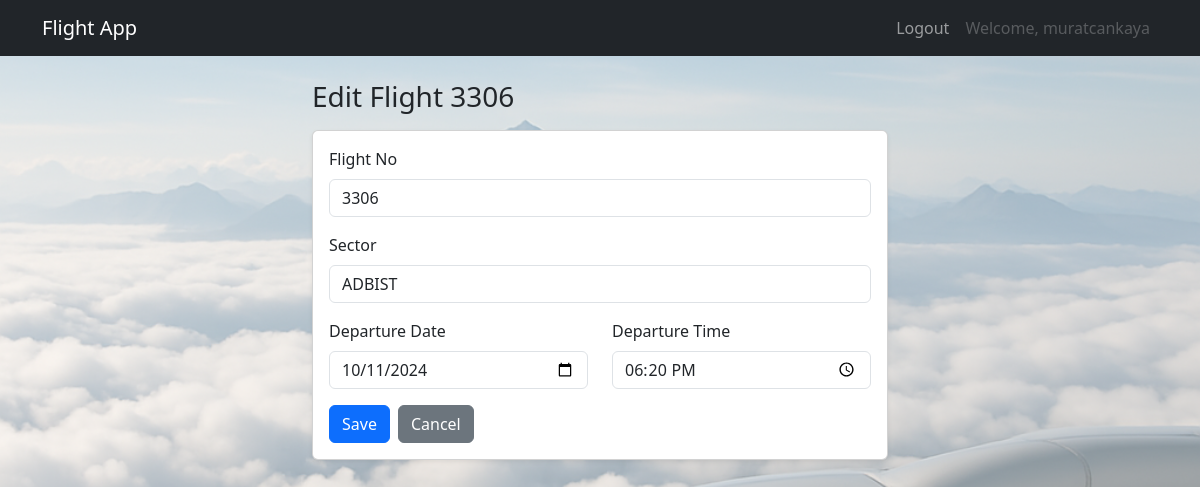
/uçuşlar/2/edit/ (signed in), run on the app's committed database.
### uçuşlar/models.py (models this page shows, shortened)
class Flight(models.Model):
    flt_no = models.CharField(max_length=10)
    sector = models.CharField(max_length=10)
    sch_dep_dt = models.DateField(max_length=100)
    sch_dep_tm = models.TimeField(max_length=120)

### uçuşlar/forms.py
class FlightForm(forms.ModelForm):
    class Meta:
        model = Flight
        fields = ["flt_no", "sector", "sch_dep_dt", "sch_dep_tm"]
        widgets = {
            "flt_no": forms.TextInput(attrs={"class": "form-control"}),
            "sector": forms.TextInput(attrs={"class": "form-control"}),
            "sch_dep_dt": forms.DateInput(attrs={"type": "date", "class": "form-control"}),
            "sch_dep_tm": forms.TimeInput(attrs={"type": "time", "class": "form-control"}),
        }

### uçuşlar/views.py (called while the page is built)
@login_required
def flight_update(request, pk):
    flight = get_object_or_404(Flight, pk=pk)
    if request.method == "POST":
        form = FlightForm(request.POST, instance=flight)
        if form.is_valid():
            form.save()
            return redirect("account:main_page")
    else:
        form = FlightForm(instance=flight)
    return render(request, "uçuşlar/flight_form.html", {"form": form, "title": f"Edit Flight {flight.flt_no}"})

### uçuşlar/templates/uçuşlar/flight_form.html (shortened to what this page needs)
{% extends "base.html" %}
{% block content %}
<div class="container mt-4" style="max-width:600px;">
  <h3 class="mb-3">{{ title }}</h3>
  <form method="post" class="card card-body shadow-sm">
    <div class="mb-3">
      <label class="form-label">Flight No</label>
      {{ form.flt_no }}
    </div>
    <div class="mb-3">
      <label class="form-label">Sector</label>
      {{ form.sector }}
    </div>
    <div class="row">
      <div class="col-md-6 mb-3">
        <label class="form-label">Departure Date</label>
        {{ form.sch_dep_dt }}
      </div>
      <div class="col-md-6 mb-3">
        <label class="form-label">Departure Time</label>
        {{ form.sch_dep_tm }}
      </div>
    </div>
    <div class="d-flex gap-2">
      <button class="btn btn-primary" type="submit">Save</button>
      <a class="btn btn-secondary" href="{% url 'account:main_page' %}">Cancel</a>
    </div>
  </form>
</div>
{% endblock %}

### templates/base.html (shortened to what this page needs)
{% load static %}
<!DOCTYPE html>
<html lang="tr">
<head>
  <link rel="stylesheet" href="{% static 'stil.css' %}" />
  <link href="https://cdn.jsdelivr.net/npm/bootstrap@5.3.0/dist/css/bootstrap.min.css" rel="stylesheet" />
</head>
<body>
  <nav class="navbar navbar-expand-lg navbar-dark bg-dark fixed-top">
    <div class="container">
      <a class="navbar-brand" href="#">Flight App</a>
      <div class="collapse navbar-collapse" id="topnav">
        <ul class="navbar-nav ms-auto">
          {% if user.is_authenticated %}
            <li class="nav-item">
              <a class="nav-link" href="{% url 'account:logout' %}">Logout</a>
            </li>
            <li class="nav-item">
              <span class="nav-link disabled">Welcome, {{ user.username }}</span>
            </li>
          {% endif %}
        </ul>
      </div>
    </div>
  </nav>
  <div class="container mt-4">
    {% block content %}{% endblock %}
  </div>
</body>
</html>

### data on the page
Flight: flt_no "3306", sector "ADBIST", sch_dep_dt "10/11/2024", sch_dep_tm "18:20:00"

### other printed values
{{ user.username }} "muratcankaya"
{{ title }} "Edit Flight 3306"
